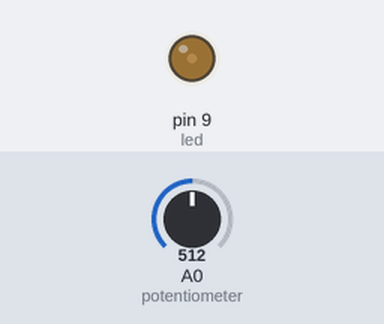
The sketch below on a simulated Arduino Uno, built with avr-gcc and run on an emulated ATmega328P. Parts: output pins drawn as LEDs (lit = HIGH). Inputs (shaded band) come from the test bench; at power-on: A0 (potentiometer) = 512. Random numbers use the default seed unless the sketch sets one.

Above: at 1.25 s.
1.3 s: A0 (potentiometer) set to 0
2.8 s: A0 (potentiometer) set to 131
4.3 s: A0 (potentiometer) set to 153
7.3 s: A0 (potentiometer) set to 1023
At 8.5 s:
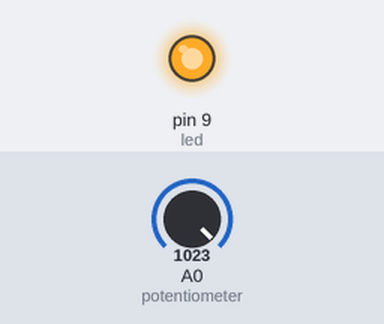
Timing chart, 0 to 9.8 s (numbered marks = the images above; inputs shaded):
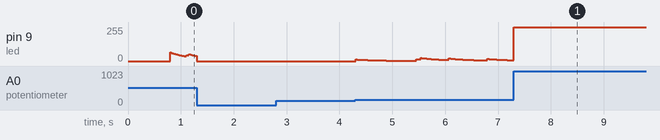

Measured:
- after the input at 2.8 s, every drawn part: stays the same

The sketch:

calcium.ino
```cpp
const int led = 9;                  // LED pwm pin
const int potentiometer = A0;       // Potentiometer analog in pin
const int dimmerLow = 0.05 * 1023;  // "off" potentiometer level
const int dimmerHigh = 0.95 * 1023; // "always on" potentiometer level
const float tauOn = 0.02;           // on time constant (ms)
const float tauOff = 0.5;           // off time constant (ms)
const float spikeSlow = 0.5;        // lowest spike rate (1/s)
const float spikeFast = 10.0;       // highest spike rate (1/s)

int dimmerRaw = 0;
int t0 = millis();
int t1 = 0;
float dt = 0;
float brightness = 1.0;
float spikeRate = 0.0;

float randUniform(float resolution) {
  // get a random float between 0 and 1.0
  int x = random(resolution);
  return (float) x / resolution;
}

void setup() {
  pinMode(led, OUTPUT);
}

void loop() {
  // get time since last update
  t1 = millis();
  dt = (float) (t1 - t0) / 1000;
  t0 = t1;

  dimmerRaw = analogRead(potentiometer);

  if (dimmerRaw > dimmerHigh) {
    brightness = 1.0;

  } else if (dimmerRaw < dimmerLow) {
    brightness = 0.0;

  } else {
    spikeRate = map(dimmerRaw, dimmerLow, dimmerHigh, spikeSlow, spikeFast);

    // take an Euler step
    if (randUniform(1000) < spikeRate * dt) {
      brightness += (1.0 - brightness) / tauOn * dt;
    }

    brightness -= brightness / tauOff * dt;
  }

  analogWrite(led, (int) (brightness * 255));
}
```
